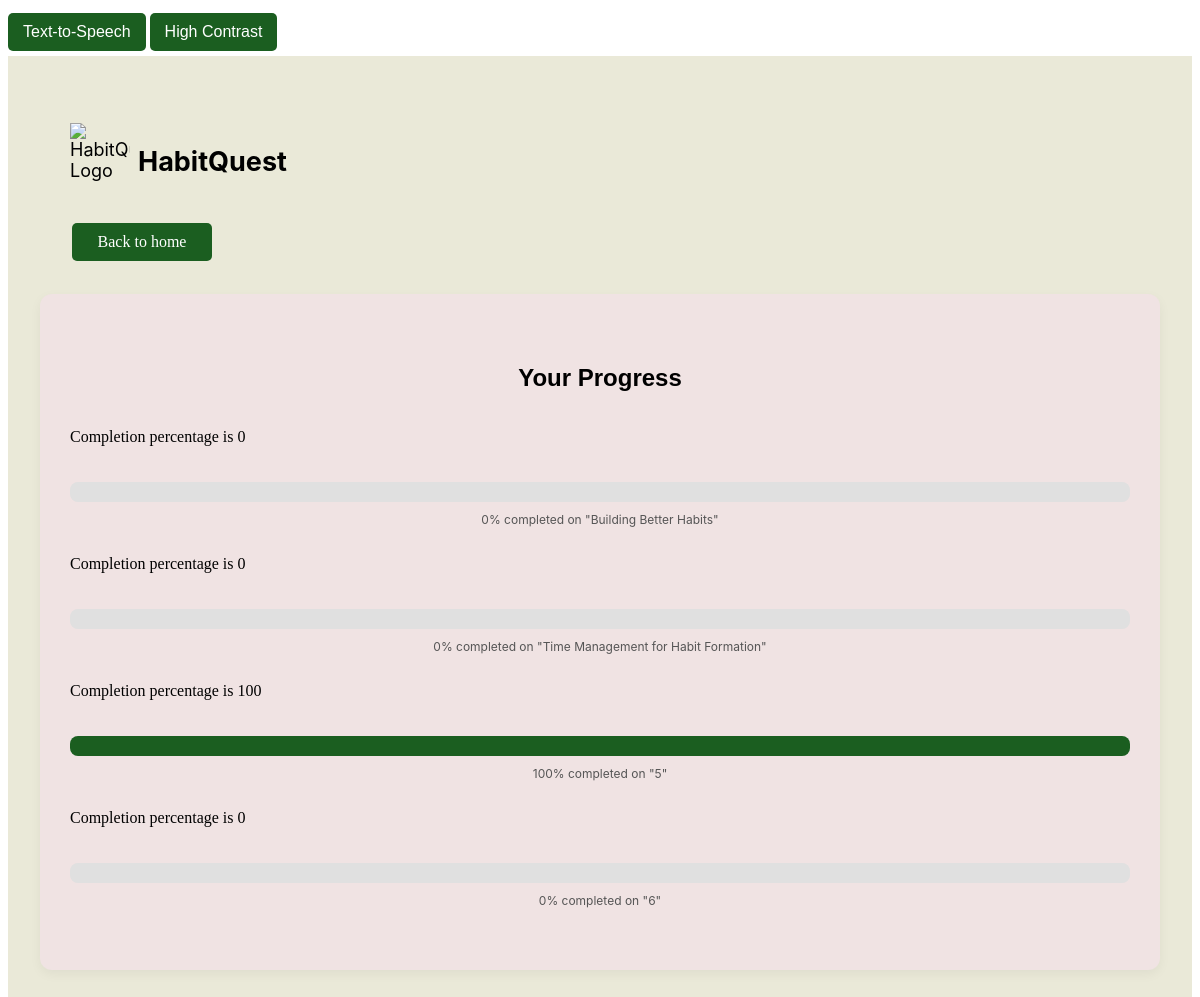
Page /progress (signed in) on the committed database.
### tables this page shows
CREATE TABLE HabitProgress (
    progress_id INTEGER PRIMARY KEY AUTOINCREMENT,
    user_id INTEGER NOT NULL,
    content_id INTEGER NOT NULL, -- References habit_id in the Habits table
    title TEXT NOT NULL,
    time_spent INTEGER,
    last_assessment_score INTEGER DEFAULT 0.0, -- Score percentage for the last assessment taken
    progress_level INTEGER DEFAULT 0, -- Level or milestone achieved in the habit
    rewards_earned TEXT, -- Stores the latest reward earned, e.g., "Gold Star", "Silver Star"
    last_updated TIMESTAMP DEFAULT CURRENT_TIMESTAMP, -- Date when this record was last updated
    FOREIGN KEY (user_id) REFERENCES Users(user_id),
    FOREIGN KEY (content_id) REFERENCES Habits(habit_id),
    UNIQUE (user_id, content_id) -- Ensures only one progress record per user and habit
);

### Main.py (the view)
@app.route('/progress')
def progress():
    if 'user_id' not in session:
        flash('You need to log in first.')
        return redirect(url_for('login'))
    user_id = session['user_id']
    conn = get_db_connection()
    cursor = conn.cursor()
    cursor.execute('''SELECT * FROM HabitProgress WHERE user_id = ?''', (user_id,))
    enrolled_habits = cursor.fetchall()
    progress_data = []
    for habit in enrolled_habits:
        habit_id = habit['content_id']
        cursor.execute('SELECT COUNT(*) as total_tasks FROM Tasks WHERE content_id = ? AND user_id = ?', (habit_id, user_id))
        total_tasks = cursor.fetchone()['total_tasks']
        cursor.execute('SELECT COUNT(*) as completed_tasks FROM Tasks WHERE content_id = ? AND user_id = ? AND status = ?',
                       (habit_id, user_id, 'Completed'))
        completed_tasks = cursor.fetchone()['completed_tasks']
        completion_percentage = (completed_tasks / total_tasks * 100) if total_tasks > 0 else 0
        progress_data.append({
            'habit_name': habit['title'],
            'completion_percentage': completion_percentage,
            'last_assessment_score': habit['last_assessment_score'] or 0,
            'progress_level': habit['progress_level'],
            'rewards_earned': habit['rewards_earned'],
            'time_spent': habit['time_spent'] or 0
        })
    conn.close()
    return render_template('progress.html', progress_data=progress_data, user=session)

### Main.py (called while the page is built)
def get_db_connection():
    conn = sqlite3.connect('habit_tracker.db',timeout=10)
    conn.row_factory = sqlite3.Row  # To fetch rows as dictionaries
    return conn

### templates/progress.html (shortened to what this page needs)
<!DOCTYPE html>
<html lang="en">
<head>
</head>
<body>
    <div class="accessibility-controls">
        <button onclick="toggleTextToSpeech()">Text-to-Speech</button>
        <button onclick="toggleContrast()">High Contrast</button>
    </div>
    <section class="progress-page">
        <header class="logo-container">
            <img src="https://cdn.builder.io/api/v1/image/assets/TEMP/eb1830b5454e0074642c040444e16c8b4efe38cc3a5289983eba32e185b3736b?placeholderIfAbsent=true&apiKey=aa3f52c3f2244f6ca05b5f4f61461c10" alt="HabitQuest Logo" class="logo">
            <h1>HabitQuest</h1>
        </header>
        <br>
        <a href="{{ url_for('index') }}" class="button">Back to home</a>
        <main class="progress-card">
            <h2 class="progress-title">Your Progress</h2>
            {% for course in progress_data %}
            <p>Completion percentage is {{ course.last_assessment_score }}</p>
            <article class="progress-item">
                <div class="progress-bar" role="progressbar" aria-label="{{ course.habit_name }} Progress" aria-valuenow="{{ course.last_assessment_score }}" aria-valuemin="0" aria-valuemax="100">
                    <div class="progress-fill" style="width: {{ course.last_assessment_score }}%;"></div>
                </div>
                <p class="progress-text">{{ course.last_assessment_score }}% completed on "{{ course.habit_name }}"</p>
            </article>
            {% endfor %}
        </main>
    </section>
</body>
</html>

### templates/progress.html (style rules this page uses)
.progress-page { background-color: #eae9d8; display: flex; flex-direction: column; overflow: hidden; padding: 67px 62px 368px; }
.logo-container { align-self: flex-start; display: flex; gap: 8px; color: #000; font: 400 18px Inter, sans-serif; }
.logo { aspect-ratio: 1.05; object-fit: contain; object-position: center; width: 60px; }
.progress-card { border-radius: 12px; background-color: #f0e3e3; box-shadow: 0 4px 12px rgba(0, 0, 0, 0.05); align-self: center; display: flex; margin-top: 29px; width: 100%; max-width: 1264px; flex-direction: column; padding: 50px 30px; }
.progress-title { color: #000; text-align: center; font: 700 24px Poppins, sans-serif; }
.progress-item { display: flex; margin-top: 20px; width: 100%; flex-direction: column; }
.progress-bar { border-radius: 8px; background-color: #e0e0e0; display: flex; width: 100%; }
.progress-fill { border-radius: 8px; background-color: #1B5E20; height: 20px; transition: width 0.5s ease-in-out; }
.progress-text { margin-top: 10px; color: #555; text-align: center; font: 400 12px Inter, sans-serif; }
.button { background-color: #1B5E20; color: white; padding: 10px 20px; text-align: center; text-decoration: none; display: inline-block; font-size: 16px; margin: 4px 2px; border: none; border-radius: 5px; width: 100px; cursor: pointer; transition: background-color 0.3s; }
button, select { display: inline-block; padding: 10px 15px; font-size: 1em; color: #fff; background-color: #1B5E20; border: none; border-radius: 5px; cursor: pointer; transition: background-color 0.3s ease, transform 0.2s ease; margin: 5px 0; }

### rows in the picture
HabitProgress: last_assessment_score "0", habit_name "Building Better Habits"
HabitProgress: last_assessment_score "0", habit_name "Time Management for Habit Formation"
HabitProgress: last_assessment_score "100", habit_name "5"
HabitProgress: last_assessment_score "0", habit_name "6"
